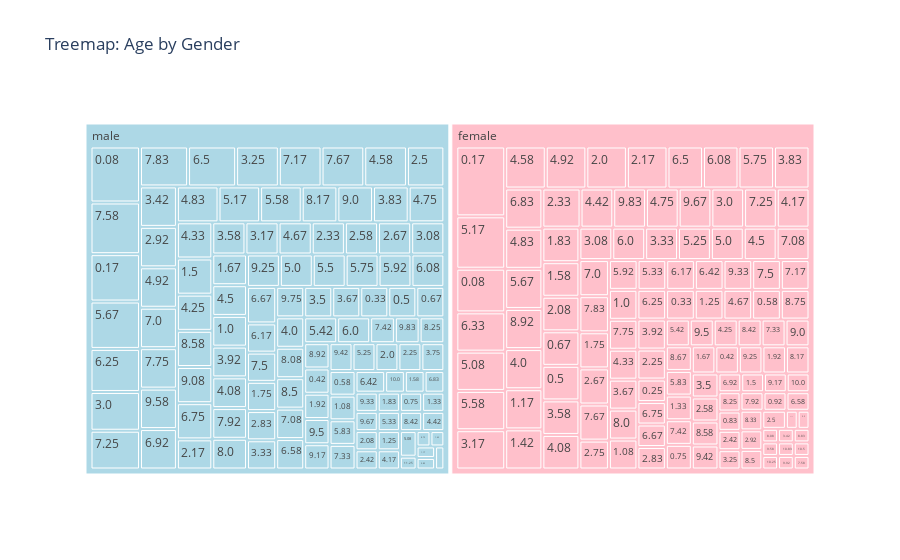

The notebook cell this image was saved under:
### Markdown cell above
Most cats live around 6 - 10 years, acording to the graphic.

### Code cell
graphic = px.treemap(
    db,
    path=['Gender', 'Age_in_years'],
    title="Treemap: Age by Gender",
    color='Gender',
    color_discrete_map={
        'male': 'lightblue',       
        'female': 'pink'      
    }
)

graphic.show()

### Figure 1 — Plotly figure (JSON) as saved in the notebook; plotly's stock layout.template omitted (floating-point values rounded to 4 significant figures; data arrays with more than 128 entries replaced by an {"elided": "..."} marker saying what was removed)
{"data": [{"branchvalues": "total", "customdata": {"elided": "237x1 str values"}, "domain": {"x": [0, 1], "y": [0, 1]}, "hovertemplate": "labels=%{label}<br>count=%{value}<br>parent=%{parent}<br>id=%{id}<br>Gender=%{customdata[0]}<extra></extra>", "ids": {"elided": "237 str values"}, "labels": {"elided": "237 str values"}, "marker": {"colors": {"elided": "237 str values"}}, "name": "", "parents": {"elided": "237 str values"}, "type": "treemap", "values": {"elided": "237 int values"}}], "layout": {"legend": {"tracegroupgap": 0}, "title": {"text": "Treemap: Age by Gender"}}}
